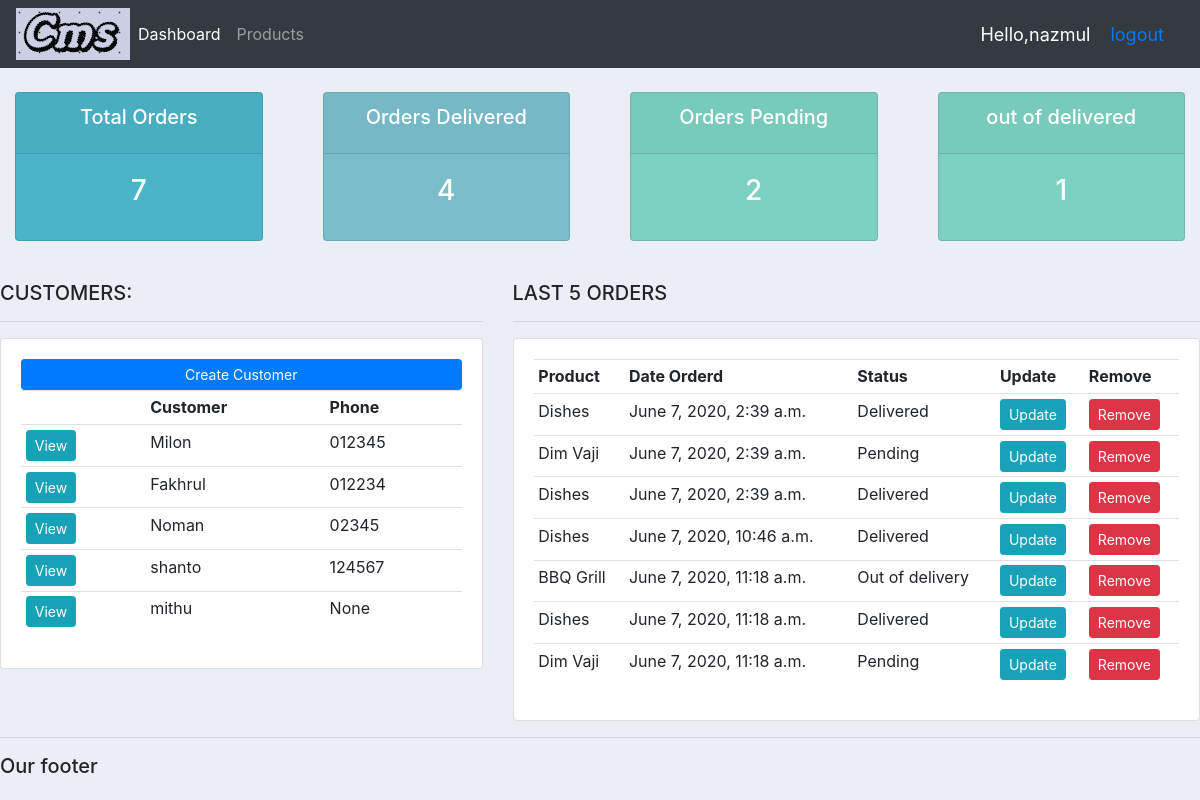
The app's page / (signed in) with its own data.
### accounts/models.py (models this page shows, shortened)
class Customer(models.Model):
    user = models.OneToOneField(User, null=True,blank=True, on_delete=models.CASCADE)
    name = models.CharField(max_length=50, null=True)
    phone = models.CharField(max_length=20, null=True)
    email = models.CharField(max_length=30, null=True)
    profile_pic = models.ImageField(default="default.png",null=True, blank=True)
    date_created = models.DateTimeField(auto_now_add=True, null=False)

class Order(models.Model):
    STATUS = (
        ('Pending','Pending'),
        ('Out of delivery', 'Out of delivery'),
        ('Delivered', 'Delivered'),
    )
    customer = models.ForeignKey(Customer, null=True, on_delete= models.SET_NULL)
    product = models.ForeignKey(Product, null=True, on_delete= models.SET_NULL)
    date_created = models.DateTimeField(auto_now_add=True, null=False)
    status = models.CharField(max_length=100, null=True, choices=STATUS)

class Product(models.Model):
    CATAGORY = (
        ('Indoor', 'Indoor'),
        ('Out Door', 'Out Door'),
    )
    name = models.CharField(max_length=50, null=True)
    price = models.FloatField(null=True)
    category = models.CharField(max_length=50, null=True, choices=CATAGORY)
    description = models.CharField(max_length=100, null=True, blank=True)
    date_created = models.DateTimeField(auto_now_add=True, null=False)
    tags = models.ManyToManyField(Tag)
    def __str__(self):
        return str(self.name)

### accounts/decorators.py (the view)
    def wrapper_func(request, *args, **kwargs):
        group = None
        if request.user.groups.exists():
            group = request.user.groups.all()[0].name
        if group == 'customer':
            return redirect('user-page')
        if group == 'admin':
            return view_func(request, *args, **kwargs)

### accounts/views.py (called while the page is built)
@login_required(login_url='login')
@admin_only
def home(request):
    orders = Order.objects.all()
    customers = Customer.objects.all()
    total_orders = orders.count()
    delivered = orders.filter(status='Delivered').count()
    pending = orders.filter(status='Pending').count()
    total_customers = customers.count()
    out_of_delivered = orders.filter(status='Out of delivery').count()
    context = {'Orders':orders, 'Customers':customers, 'total_orders':total_orders, 'total_customers':total_customers,
               'delivered':delivered, 'pending':pending, 'out_of_delivered':out_of_delivered}
    return render(request, 'accounts/dashboard.html', context)

### accounts/templates/accounts/dashboard.html
{%  extends 'accounts/main.html' %}
{% block content %}
{%  include 'accounts/status.html' %}
<br>
<div class="row">
	<div class="col-md-5">
		<h5 > CUSTOMERS:</h5>
		<hr>
		<div class="card card-body">
			<a class="btn btn-primary  btn-sm btn-block" href="">Create Customer</a>
			<table class="table table-sm">
				<tr>
					<th></th>
					<th>Customer</th>
					<th>Phone</th>
				</tr>
				{% for customer in Customers %}
					<tr>
						<td><a class="btn btn-sm btn-info" href="{% url 'customer' customer.id %}">View</a> </td>
						<td>{{ customer.name  }}</td>
						<td>{{ customer.phone  }}</td>
					</tr>
				{% endfor %}
			</table>
		</div>
	</div>
	<div class="col-md-7">
		<h5>LAST 5 ORDERS</h5>
		<hr>
		<div class="card card-body">
			<table class="table table-sm">
				<tr>
					<th>Product</th>
					<th>Date Orderd</th>
					<th>Status</th>
					<th>Update</th>
					<th>Remove</th>
				</tr>
				{% for order in Orders %}
					<tr>
						<td>{{ order.product }}</td>
						<td>{{ order.date_created  }}</td>
						<td>{{ order.status  }}</td>
						<td><a class="btn btn-sm btn-info" href="{% url 'update_order' order.id %}">Update</a></td>
						<td><a class="btn btn-sm btn-danger" href="{% url 'delete_order' order.id %}">Remove</a></td>
					</tr>
				{% endfor %}
			</table>
		</div>
	</div>
</div>
{% endblock %}

### accounts/templates/accounts/main.html (shortened to what this page needs)
{% load static %}
<!DOCTYPE html>
<html lang="en">
<head>
	<link rel="stylesheet" href="https://stackpath.bootstrapcdn.com/bootstrap/4.4.1/css/bootstrap.min.css">
	<link rel="stylesheet" href="{% static '/css/main.css' %}">
</head>
<body>
        {% include 'accounts/navbar.html' %}
        {% block content  %}
        {% endblock %}
        <hr>
        <h5>Our footer</h5>
</body>
</html>

### accounts/templates/accounts/navbar.html (shortened to what this page needs)
{% load static %}
<nav class="navbar navbar-expand-lg navbar-dark bg-dark">
	<img src="{% static 'images/logo.jpg' %}" >
  <div class="collapse navbar-collapse" id="navbarNav">
    <ul class="navbar-nav">
		{% if request.user.is_staff %}
		  <li class="nav-item active">
			<a class="nav-link" href="{% url 'home' %}">Dashboard</a>
		  </li>
		  <li class="nav-item">
			<a class="nav-link" href="{% url 'products' %}">Products</a>
		  </li>
		{% else %}
			<li class="nav-item">
			<a class="nav-link" href="{% url 'account' %}">Settings</a>
		  </li>
		{% endif %}
    </ul>
  </div>
	<span class="hello-msg">Hello,{{ request.user }}</span>
	<span class="hello-msg"><a href="{% url 'logout' %}">logout</a></span>
</nav>

### accounts/templates/accounts/status.html
<br>
<div class="row">
	<div class="col">
		<div class="col-md">
			<div class="card text-center text-white  mb-3" id="total-orders">
			  	<div class="card-header">
			  		<h5 class="card-title">Total Orders</h5>
			  	</div>
			  	<div class="card-body">
			    	<h3 class="card-title">{{ total_orders }}</h3>
			  	</div>
			</div>
		</div>
	</div>
	<div class="col">
		<div class="col-md">
			<div class="card text-center text-white  mb-3" id="orders-delivered">
			  	<div class="card-header">
			  		<h5 class="card-title">Orders Delivered</h5>
			  	</div>
			  	<div class="card-body">
			    	<h3 class="card-title">{{ delivered }}</h3>
			  	</div>
			</div>
		</div>
	</div>
	<div class="col">
		<div class="col-md">
			<div class="card text-center text-white  mb-3" id="orders-pending">
			  	<div class="card-header">
			  		<h5 class="card-title">Orders Pending</h5>
			  	</div>
			  	<div class="card-body">
			    	<h3 class="card-title">{{ pending }}</h3>
			  	</div>
			</div>
		</div>
	</div>
	<div class="col">
		<div class="col-md">
			<div class="card text-center text-white  mb-3" id="orders-pending">
			  	<div class="card-header">
			  		<h5 class="card-title">out of delivered</h5>
			  	</div>
			  	<div class="card-body">
			    	<h3 class="card-title">{{ out_of_delivered }}</h3>
			  	</div>
			</div>
		</div>
	</div>
</div>

### static/css/main.css (style rules this page uses)
body { background-color: #ebeff5; }
#total-orders { background-color: #4cb4c7; }
#orders-delivered { background-color: #7abecc; }
#orders-pending { background-color: #7CD1C0; }

### accounts/templates/accounts/navbar.html (style rules this page uses)
.hello-msg { font-size: 18px; color: #fff; margin-right: 20px; }

### records on screen
Customer: name "Milon", phone "012345"
Customer: name "Fakhrul", phone "012234"
Customer: name "Noman", phone "02345"
Customer: name "shanto", phone "124567"
Customer: name "mithu", phone "None"
Order: product "Dishes", date_created "June 7, 2020, 2:39 a.m.", status "Delivered"
Order: product "Dim Vaji", date_created "June 7, 2020, 2:39 a.m.", status "Pending"
Order: product "Dishes", date_created "June 7, 2020, 2:39 a.m.", status "Delivered"
Order: product "Dishes", date_created "June 7, 2020, 10:46 a.m.", status "Delivered"
Order: product "BBQ Grill", date_created "June 7, 2020, 11:18 a.m.", status "Out of delivery"
Order: product "Dishes", date_created "June 7, 2020, 11:18 a.m.", status "Delivered"
Order: product "Dim Vaji", date_created "June 7, 2020, 11:18 a.m.", status "Pending"

### other values on screen
{{ request.user }} "nazmul"
{{ total_orders }} "7"
{{ delivered }} "4"
{{ pending }} "2"
{{ out_of_delivered }} "1"
